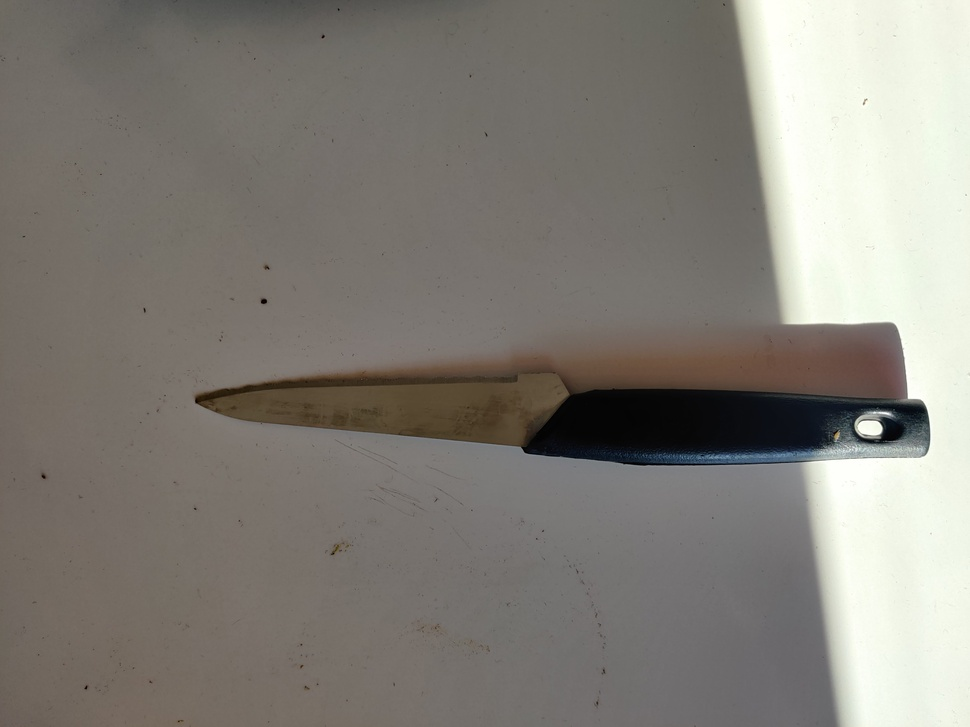
#> input picture Assignment 3/BoW/cutting_knife/IMG_20240422_180957.jpg, 970 x 727 px, shrunk from 4000 x 3000 before the run, given in place of the camera
$ jupyter execute 'A2 Q5.ipynb'
#> lines starting #> are read from the running program, lines starting #| are printed output that depends on the picture
#> further down, prev_frame is the input picture: shape (727, 970, 3); mean B, G, R 120.9, 127.9, 131.8
[cell 1]
import cv2
import numpy as np

def find_homography(src_pts, dst_pts):
    """
    Estimate homography matrix using RANSAC algorithm.
    """
    assert len(src_pts) >= 4 and len(dst_pts) >= 4, "At least 4 corresponding points are required."

    # Compute homography matrix
    homography, _ = cv2.findHomography(src_pts, dst_pts, cv2.RANSAC)

    # Ensure homography matrix is of the correct type and size
    if homography is not None and homography.shape == (3, 3):
        if homography.dtype != np.float32:
            homography = homography.astype(np.float32)
        return homography
    else:
        return None

def image_stitch(img1, img2):
    # Convert images to Gray
    img1_gray = cv2.cvtColor(img1, cv2.COLOR_BGR2GRAY)
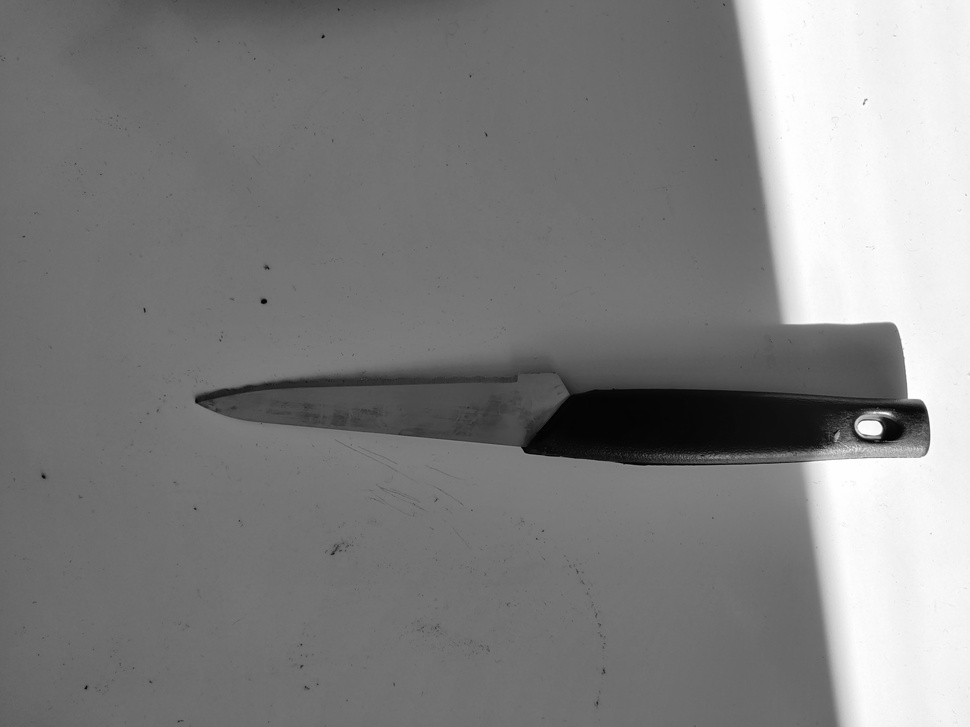
#> img1_gray: shape (727, 970); min 0, max 255, mean 128.2
    img2_gray = cv2.cvtColor(img2, cv2.COLOR_BGR2GRAY)

    # Initialize SIFT detector
    sift = cv2.SIFT_create()

    # Find keypoints and descriptors
    kp1, des1 = sift.detectAndCompute(img1_gray, None)
#> kp1 = 78 keypoints; strongest (x, y, size): (906, 423, 31.7), (887, 414, 4.6), (892, 433, 15.7), (843, 393, 85.5)
    kp2, des2 = sift.detectAndCompute(img2_gray, None)
#> kp2 has the same summary as kp1

    # Initialize BFMatcher
    bf = cv2.BFMatcher()
    matches = bf.knnMatch(des1, des2, k=2)
#> matches = 78 matches

    # Apply ratio test to select good matches
    good = []
    for m, n in matches:
        if m.distance < 0.5 * n.distance:
            good.append(m)
#> this loop made 78 passes
#> after the loop, good = 78 matches
    matches = np.asarray(good)

    if len(matches) >= 4:
        src_pts = np.float32([kp1[m.queryIdx].pt for m in matches]).reshape(-1, 1, 2)
#> src_pts = 78 rows, first 8: [43.4, 476.5], [43.4, 476.5], [197.5, 405.4], [216.6, 410.4], [227.1, 389.6], [247.7, 388.4], [263.7, 301.2], [263.7, 301.2]
        dst_pts = np.float32([kp2[m.trainIdx].pt for m in matches]).reshape(-1, 1, 2)
#> dst_pts has the same summary as src_pts

        # Find Homography matrix using RANSAC
        homography = find_homography(src_pts, dst_pts)
#> in find_homography, `homography, _ = cv2.findHomography(src_pts, dst_pts, cv2.RANSAC)`: homography = [[1, -1.46e-16, -9.12e-13], [1.93e-15, 1, -8.24e-13], [4.54e-18, -8.75e-19, 1]]

        if homography is not None:
            # Warp image1 onto image2
            warped_img1 = cv2.warpPerspective(img1, homography, (img2.shape[1] + img1.shape[1], img2.shape[0]))
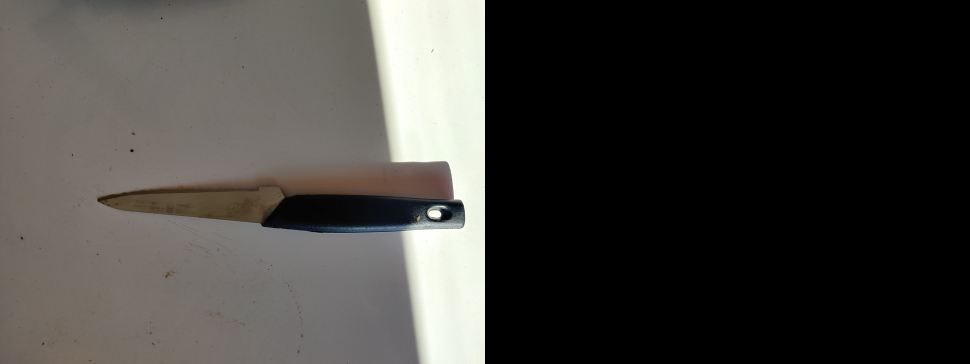
#> warped_img1: shape (727, 1940, 3) (shown at 1/2 size); mean B, G, R 60.5, 63.9, 65.9

            # Combine images
            stitched_image = warped_img1.copy()
            stitched_image[0:img2.shape[0], 0:img2.shape[1]] = img2

            return stitched_image
        else:
            raise AssertionError("Failed to estimate homography matrix.")
    else:
        raise AssertionError("Can’t find enough keypoints for stitching.")

# Initialize camera
cap = cv2.VideoCapture(0)  # Change the index if needed

# Capture the first frame to use as a base
ret, prev_frame = cap.read()
if not ret:
    raise RuntimeError("Failed to capture frame from camera.")

# Calculate end time
end_time = cv2.getTickCount() + 10 * cv2.getTickFrequency()

# Stitch images together
while cv2.getTickCount() < end_time:
    ret, frame = cap.read()
    if not ret:
        raise RuntimeError("Failed to capture frame from camera.")

    try:
        stitched = image_stitch(prev_frame, frame)
        if stitched is not None:
            cv2.imshow("Stitched Panorama", stitched)
            prev_frame = stitched
    except AssertionError as e:
        print(e)

    if cv2.waitKey(1) & 0xFF == ord('q'):
#> (key q is pressed here)
        break

# Release the camera and close all windows
cap.release()
cv2.destroyAllWindows()

# Save the stitched image to a file
cv2.imwrite("stitched_image.jpg", prev_frame)
#> Out = True
